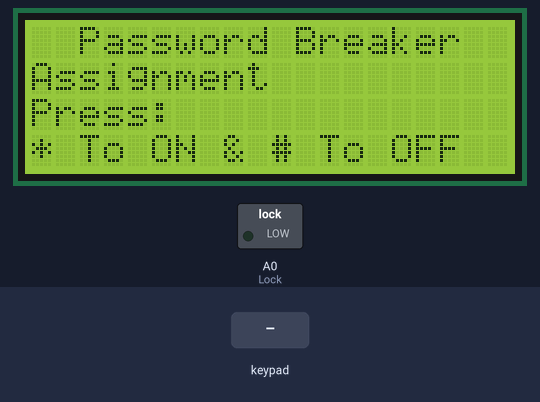
Bench run of a sketch on a simulated Arduino Uno, built with avr-gcc and run on an emulated ATmega328P. Parts: 20×4 character LCD, switched loads named in the sketch (green lamp = pin HIGH). Inputs (shaded band) come from the test bench.

Above: at 1.2 s.
1.3 s: key '*' pressed
At 2.1 s:
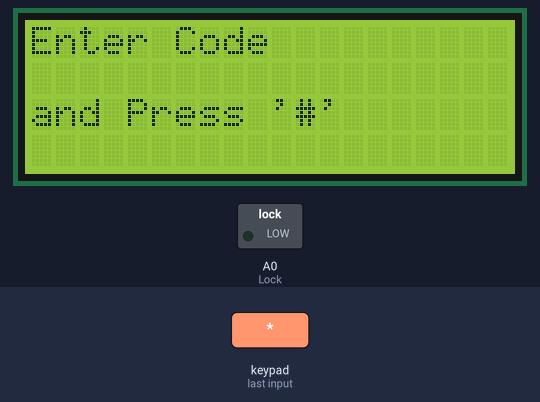
2.8 s: keypad keys 2 6 0 8 # pressed 0.4 s apart
At 5.2 s:
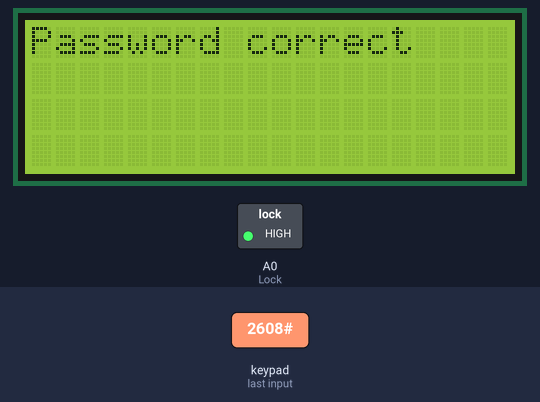
6.3 s: key '#' pressed
At 6.9 s:
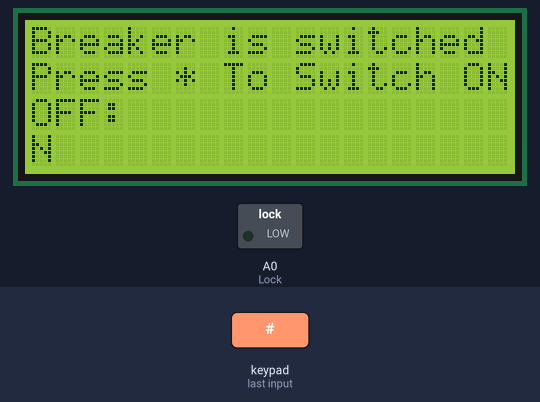
Timing chart, 0 to 9.3 s (numbered marks = the images above; inputs shaded):
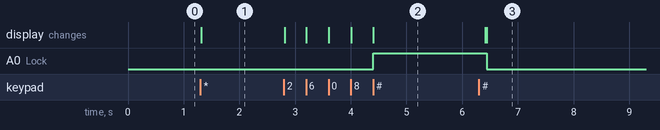

Measured:
- after the input at 1.3 s, the display: changes at once (image 1)
- after the input at 2.8 s, A0 (Lock): LOW → HIGH after 1.6 s; the display: first changes at once (image 2 shows a later state)
- after the input at 6.3 s, A0 (Lock): HIGH → LOW after 0.14 s; the display: first differs from a run without the input after 0.14 s (image 3)

The sketch:

Password_Breaker.ino
```cpp
#include <LiquidCrystal.h>

LiquidCrystal lcd(13, 12, 11, 10, 9, 8);

#include <Keypad.h>

int Lock = A0;

const byte numRows= 4;
const byte numCols= 3;

char keymap[numRows][numCols]=
{
{'1', '2', '3'},
{'4', '5', '6'},
{'7', '8', '9'},
{'*', '0', '#'}
};

char keypressed;
char code[]= {'2','6','0','8'};

char check1[sizeof(code)];
char check2[sizeof(code)];

short a=0,i=0,s=0,j=0;

byte rowPins[numRows] = {0,1,2,3};
byte colPins[numCols]= {4,5,6};
Keypad myKeypad= Keypad(makeKeymap(keymap), rowPins, colPins, numRows, numCols);

void setup()
{
  lcd.begin(20, 4);
  lcd.setCursor(0, 0);
  lcd.print("  Password Breaker");
  lcd.setCursor(0, 1);
  lcd.print("Assignment");
  lcd.setCursor(0,2);
  lcd.print("Press: ");
  lcd.setCursor(0,3);
  lcd.print("* To ON & # To OFF");
  pinMode(Lock, OUTPUT);
}

void loop()
{
  keypressed = myKeypad.getKey();
  if(keypressed == '*')
  {
    lcd.clear();
    lcd.setCursor(0,0);
    lcd.print("Enter Code");
    ReadCode();
    if(a==sizeof(code))
    {
      OpenDoor();
    }
    else
    {
      lcd.clear();
      lcd.print("Wrong Password");
      lcd.setCursor(0,1);
      lcd.print("Try again");
      lcd.setCursor(0,2);
      lcd.print("Press *");
    }
  }

  if(keypressed == '#')
  {
    lcd.clear();
    digitalWrite(Lock, LOW);
    lcd.print("Breaker is switched OFF:");
    lcd.setCursor(0,1);
    lcd.print("Press * To Switch ONN");
  }
}


void ReadCode()
{
  lcd.setCursor(0,2);
  lcd.print("and Press '#'");
  i=0;
  a=0;
  j=0;

  while(keypressed != '#')  {
    keypressed = myKeypad.getKey();
    if(keypressed != NO_KEY && keypressed != '#' )
    {
      lcd.setCursor(j,1);
      lcd.print("*");
      j++;

      if(keypressed == code[i]&& i<sizeof(code))
      {
        a++;
        i++;
      }
      else
      a--;
    }
  }

  keypressed = NO_KEY;
}

void OpenDoor()
{
  lcd.clear();
  lcd.print("Password correct");
  digitalWrite(Lock,HIGH);
  delay(2000);
  lcd.clear();
  lcd.print("Circuit is switched onn");
  lcd.setCursor(0,2);
  lcd.print("Press # To Switch off");
  lcd.setCursor(0,3);
  lcd.print("The Breaker");
 }
```
